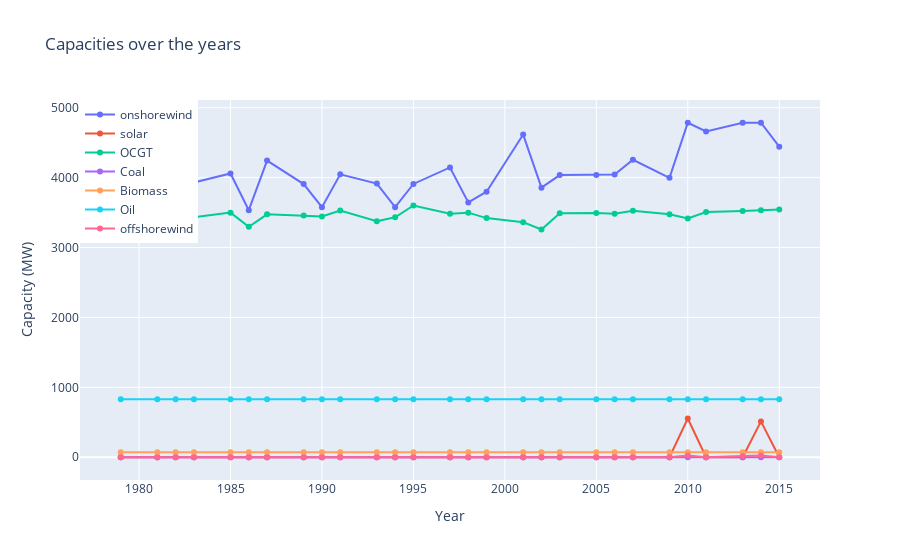

Write notebook code for a chart like this one.
### Code cell
#make a 100% stacket area chart of the capacities for all years
def plot_capacities(years):
    fig = go.Figure()

    for generator in ['onshorewind', 'solar', 'OCGT', 'Coal', 'Biomass', 'Oil', 'offshorewind']:
        fig.add_trace(go.Scatter(x=years, y=[capacities_dic[year][generator] for year in years],
                                 mode='lines+markers',
                                 name=generator))

    fig.update_layout(title='Capacities over the years',
                      xaxis_title='Year',
                      yaxis_title='Capacity (MW)',
                      legend=dict(x=0, y=1, traceorder='normal'))

    fig.show()
plot_capacities([year for year in range(1979, 2017) if not calendar.isleap(year)])

### Figure 1 — Plotly figure (JSON) as saved in the notebook; plotly's stock layout.template omitted (floating-point values rounded to 4 significant figures)
{"data": [{"mode": "lines+markers", "name": "onshorewind", "type": "scatter", "x": [1979, 1981, 1982, 1983, 1985, 1986, 1987, 1989, 1990, 1991, 1993, 1994, 1995, 1997, 1998, 1999, 2001, 2002, 2003, 2005, 2006, 2007, 2009, 2010, 2011, 2013, 2014, 2015], "y": [3849.0, 3977.0, 3813.0, 3931.0, 4058.0, 3534.0, 4244.0, 3908.0, 3577.0, 4047.0, 3915.0, 3577.0, 3909.0, 4146.0, 3645.0, 3798.0, 4616.0, 3856.0, 4036.0, 4037.0, 4043.0, 4256.0, 3997.0, 4785.0, 4661.0, 4785.0, 4785.0, 4443.0]}, {"mode": "lines+markers", "name": "solar", "type": "scatter", "x": [1979, 1981, 1982, 1983, 1985, 1986, 1987, 1989, 1990, 1991, 1993, 1994, 1995, 1997, 1998, 1999, 2001, 2002, 2003, 2005, 2006, 2007, 2009, 2010, 2011, 2013, 2014, 2015], "y": [0, 0, 0, 0, 0, 0, 0, 0, 0, 0, 0, 0, 0, 0, 0, 0, 0, 0, 0, 0, 0, 0, 0, 553.7, 0, 0, 513.0, 0]}, {"mode": "lines+markers", "name": "OCGT", "type": "scatter", "x": [1979, 1981, 1982, 1983, 1985, 1986, 1987, 1989, 1990, 1991, 1993, 1994, 1995, 1997, 1998, 1999, 2001, 2002, 2003, 2005, 2006, 2007, 2009, 2010, 2011, 2013, 2014, 2015], "y": [3442.0, 3342.0, 3511.0, 3434.0, 3499.0, 3297.0, 3475.0, 3456.0, 3444.0, 3529.0, 3376.0, 3432.0, 3602.0, 3483.0, 3499.0, 3421.0, 3363.0, 3258.0, 3491.0, 3494.0, 3482.0, 3526.0, 3476.0, 3417.0, 3509.0, 3523.0, 3534.0, 3543.0]}, {"mode": "lines+markers", "name": "Coal", "type": "scatter", "x": [1979, 1981, 1982, 1983, 1985, 1986, 1987, 1989, 1990, 1991, 1993, 1994, 1995, 1997, 1998, 1999, 2001, 2002, 2003, 2005, 2006, 2007, 2009, 2010, 2011, 2013, 2014, 2015], "y": [0, 0, 0, 0, 0, 0, 0, 0, 0, 0, 0, 0, 0, 0, 0, 0, 0, 0, 0, 0, 0, 0, 0, 0, 0, 0, 0, 0]}, {"mode": "lines+markers", "name": "Biomass", "type": "scatter", "x": [1979, 1981, 1982, 1983, 1985, 1986, 1987, 1989, 1990, 1991, 1993, 1994, 1995, 1997, 1998, 1999, 2001, 2002, 2003, 2005, 2006, 2007, 2009, 2010, 2011, 2013, 2014, 2015], "y": [70, 70, 70, 70, 70, 70, 70, 70, 70, 70, 70, 70, 70, 70, 70, 70, 70, 70, 70, 70, 70, 70, 70, 70, 70, 70, 70, 70]}, {"mode": "lines+markers", "name": "Oil", "type": "scatter", "x": [1979, 1981, 1982, 1983, 1985, 1986, 1987, 1989, 1990, 1991, 1993, 1994, 1995, 1997, 1998, 1999, 2001, 2002, 2003, 2005, 2006, 2007, 2009, 2010, 2011, 2013, 2014, 2015], "y": [830, 830, 830, 830, 830, 830, 830, 830, 830, 830, 830, 830, 830, 830, 830, 830, 830, 830, 830, 830, 830, 830, 830, 830, 830, 830, 830, 830]}, {"mode": "lines+markers", "name": "offshorewind", "type": "scatter", "x": [1979, 1981, 1982, 1983, 1985, 1986, 1987, 1989, 1990, 1991, 1993, 1994, 1995, 1997, 1998, 1999, 2001, 2002, 2003, 2005, 2006, 2007, 2009, 2010, 2011, 2013, 2014, 2015], "y": [0, 0, 0, 0, 0, 0, 0, 0, 0, 0, 0, 0, 0, 0, 0, 0, 0, 0, 0, 0, 0, 0, 0, 25.2, 0, 19.01, 25.2, 0]}], "layout": {"legend": {"traceorder": "normal", "x": 0, "y": 1}, "title": {"text": "Capacities over the years"}, "xaxis": {"title": {"text": "Year"}}, "yaxis": {"title": {"text": "Capacity (MW)"}}}}
